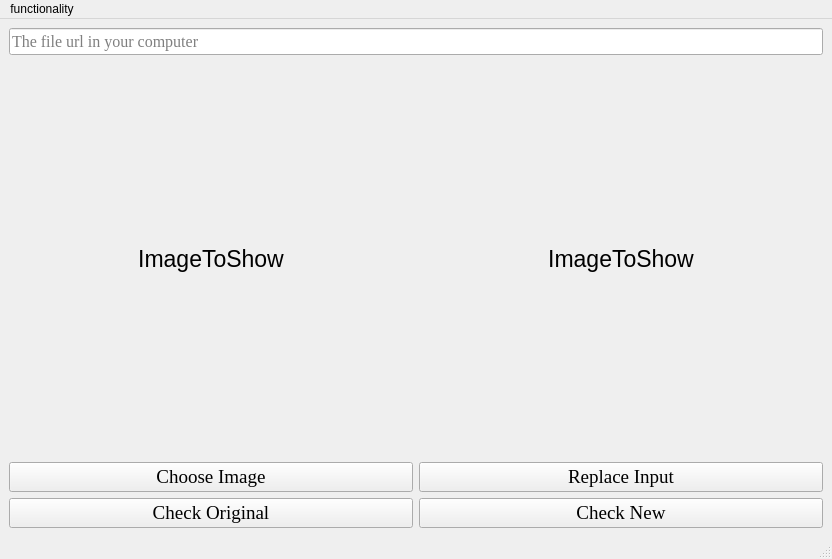
<?xml version="1.0" encoding="UTF-8"?>
<ui version="4.0">
 <class>MainWindow</class>
 <widget class="QMainWindow" name="MainWindow">
  <property name="enabled">
   <bool>true</bool>
  </property>
  <property name="geometry">
   <rect>
    <x>0</x>
    <y>0</y>
    <width>832</width>
    <height>559</height>
   </rect>
  </property>
  <property name="sizePolicy">
   <sizepolicy hsizetype="Preferred" vsizetype="Preferred">
    <horstretch>0</horstretch>
    <verstretch>0</verstretch>
   </sizepolicy>
  </property>
  <property name="windowTitle">
   <string>MainWindow</string>
  </property>
  <widget class="QWidget" name="centralwidget">
   <property name="sizePolicy">
    <sizepolicy hsizetype="Preferred" vsizetype="Preferred">
     <horstretch>0</horstretch>
     <verstretch>0</verstretch>
    </sizepolicy>
   </property>
   <layout class="QGridLayout" name="gridLayout">
    <item row="2" column="0">
     <widget class="QPushButton" name="openImageButton">
      <property name="sizePolicy">
       <sizepolicy hsizetype="Minimum" vsizetype="Fixed">
        <horstretch>0</horstretch>
        <verstretch>0</verstretch>
       </sizepolicy>
      </property>
      <property name="font">
       <font>
        <family>Times New Roman</family>
        <pointsize>14</pointsize>
       </font>
      </property>
      <property name="text">
       <string>Choose Image</string>
      </property>
     </widget>
    </item>
    <item row="0" column="0" colspan="2">
     <widget class="QLineEdit" name="urlEdit">
      <property name="font">
       <font>
        <family>Times New Roman</family>
        <pointsize>12</pointsize>
       </font>
      </property>
      <property name="dragEnabled">
       <bool>true</bool>
      </property>
      <property name="readOnly">
       <bool>true</bool>
      </property>
      <property name="placeholderText">
       <string>The file url in your computer</string>
      </property>
     </widget>
    </item>
    <item row="2" column="1">
     <widget class="QPushButton" name="replaceInputButton">
      <property name="sizePolicy">
       <sizepolicy hsizetype="Minimum" vsizetype="Fixed">
        <horstretch>0</horstretch>
        <verstretch>0</verstretch>
       </sizepolicy>
      </property>
      <property name="font">
       <font>
        <family>Times New Roman</family>
        <pointsize>14</pointsize>
       </font>
      </property>
      <property name="text">
       <string>Replace Input</string>
      </property>
     </widget>
    </item>
    <item row="1" column="1">
     <widget class="QLabel" name="imageLabelDisposed">
      <property name="font">
       <font>
        <pointsize>17</pointsize>
       </font>
      </property>
      <property name="contextMenuPolicy">
       <enum>Qt::DefaultContextMenu</enum>
      </property>
      <property name="autoFillBackground">
       <bool>false</bool>
      </property>
      <property name="text">
       <string>ImageToShow</string>
      </property>
      <property name="scaledContents">
       <bool>true</bool>
      </property>
      <property name="alignment">
       <set>Qt::AlignCenter</set>
      </property>
     </widget>
    </item>
    <item row="1" column="0">
     <widget class="QLabel" name="imageLabel">
      <property name="font">
       <font>
        <pointsize>17</pointsize>
       </font>
      </property>
      <property name="contextMenuPolicy">
       <enum>Qt::DefaultContextMenu</enum>
      </property>
      <property name="autoFillBackground">
       <bool>false</bool>
      </property>
      <property name="text">
       <string>ImageToShow</string>
      </property>
      <property name="scaledContents">
       <bool>true</bool>
      </property>
      <property name="alignment">
       <set>Qt::AlignCenter</set>
      </property>
     </widget>
    </item>
    <item row="3" column="0">
     <widget class="QPushButton" name="checkOriginal">
      <property name="sizePolicy">
       <sizepolicy hsizetype="Minimum" vsizetype="Fixed">
        <horstretch>0</horstretch>
        <verstretch>0</verstretch>
       </sizepolicy>
      </property>
      <property name="font">
       <font>
        <family>Times New Roman</family>
        <pointsize>14</pointsize>
       </font>
      </property>
      <property name="text">
       <string>Check Original</string>
      </property>
     </widget>
    </item>
    <item row="3" column="1">
     <widget class="QPushButton" name="checkNew">
      <property name="sizePolicy">
       <sizepolicy hsizetype="Minimum" vsizetype="Fixed">
        <horstretch>0</horstretch>
        <verstretch>0</verstretch>
       </sizepolicy>
      </property>
      <property name="font">
       <font>
        <family>Times New Roman</family>
        <pointsize>14</pointsize>
       </font>
      </property>
      <property name="text">
       <string>Check New</string>
      </property>
     </widget>
    </item>
   </layout>
  </widget>
  <widget class="QMenuBar" name="menubar">
   <property name="geometry">
    <rect>
     <x>0</x>
     <y>0</y>
     <width>832</width>
     <height>26</height>
    </rect>
   </property>
   <widget class="QMenu" name="functionality">
    <property name="title">
     <string>functionality</string>
    </property>
    <addaction name="scale"/>
    <addaction name="actionrotate"/>
   </widget>
   <addaction name="functionality"/>
  </widget>
  <widget class="QStatusBar" name="statusbar"/>
  <action name="scale">
   <property name="text">
    <string>scale</string>
   </property>
  </action>
  <action name="actionrotate">
   <property name="text">
    <string>rotate</string>
   </property>
  </action>
 </widget>
 <resources/>
 <connections/>
</ui>
